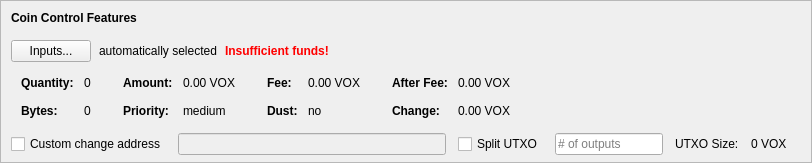
    <widget class="QFrame" name="frameCoinControl">
     <property name="sizePolicy">
      <sizepolicy hsizetype="Expanding" vsizetype="Expanding">
       <horstretch>0</horstretch>
       <verstretch>0</verstretch>
      </sizepolicy>
     </property>
     <property name="maximumSize">
      <size>
       <width>16777215</width>
       <height>16777215</height>
      </size>
     </property>
     <property name="frameShape">
      <enum>QFrame::StyledPanel</enum>
     </property>
     <property name="frameShadow">
      <enum>QFrame::Sunken</enum>
     </property>
     <layout class="QVBoxLayout" name="verticalLayoutCoinControl2">
      <property name="spacing">
       <number>0</number>
      </property>
      <property name="leftMargin">
       <number>0</number>
      </property>
      <property name="topMargin">
       <number>0</number>
      </property>
      <property name="rightMargin">
       <number>0</number>
      </property>
      <property name="bottomMargin">
       <number>6</number>
      </property>
      <item>
       <layout class="QVBoxLayout" name="verticalLayoutCoinControl" stretch="0,0,0,0,1">
        <property name="spacing">
         <number>0</number>
        </property>
        <property name="leftMargin">
         <number>10</number>
        </property>
        <property name="topMargin">
         <number>10</number>
        </property>
        <item>
         <layout class="QHBoxLayout" name="horizontalLayoutCoinControl1">
          <property name="bottomMargin">
           <number>15</number>
          </property>
          <item>
           <widget class="QLabel" name="labelCoinControlFeatures">
            <property name="sizePolicy">
             <sizepolicy hsizetype="Preferred" vsizetype="Maximum">
              <horstretch>0</horstretch>
              <verstretch>0</verstretch>
             </sizepolicy>
            </property>
            <property name="font">
             <font>
              <weight>75</weight>
              <bold>true</bold>
             </font>
            </property>
            <property name="styleSheet">
             <string notr="true">font-weight:bold;</string>
            </property>
            <property name="text">
             <string>Coin Control Features</string>
            </property>
           </widget>
          </item>
         </layout>
        </item>
        <item>
         <layout class="QHBoxLayout" name="horizontalLayoutCoinControl2" stretch="0,0,0,0">
          <property name="spacing">
           <number>8</number>
          </property>
          <property name="bottomMargin">
           <number>10</number>
          </property>
          <item>
           <widget class="QPushButton" name="pushButtonCoinControl">
            <property name="styleSheet">
             <string notr="true"/>
            </property>
            <property name="text">
             <string>Inputs...</string>
            </property>
            <property name="autoDefault">
             <bool>false</bool>
            </property>
           </widget>
          </item>
          <item>
           <widget class="QLabel" name="labelCoinControlAutomaticallySelected">
            <property name="text">
             <string>automatically selected</string>
            </property>
            <property name="margin">
             <number>5</number>
            </property>
           </widget>
          </item>
          <item>
           <widget class="QLabel" name="labelCoinControlInsuffFunds">
            <property name="font">
             <font>
              <weight>75</weight>
              <bold>true</bold>
             </font>
            </property>
            <property name="styleSheet">
             <string notr="true">color:red;font-weight:bold;</string>
            </property>
            <property name="text">
             <string>Insufficient funds!</string>
            </property>
            <property name="margin">
             <number>5</number>
            </property>
           </widget>
          </item>
          <item>
           <spacer name="horizontalSpacerCoinControl">
            <property name="orientation">
             <enum>Qt::Horizontal</enum>
            </property>
            <property name="sizeHint" stdset="0">
             <size>
              <width>40</width>
              <height>1</height>
             </size>
            </property>
           </spacer>
          </item>
         </layout>
        </item>
        <item>
         <widget class="QWidget" name="widgetCoinControl" native="true">
          <property name="sizePolicy">
           <sizepolicy hsizetype="Preferred" vsizetype="Preferred">
            <horstretch>0</horstretch>
            <verstretch>0</verstretch>
           </sizepolicy>
          </property>
          <property name="minimumSize">
           <size>
            <width>0</width>
            <height>0</height>
           </size>
          </property>
          <property name="styleSheet">
           <string notr="true"/>
          </property>
          <layout class="QHBoxLayout" name="horizontalLayoutCoinControl5">
           <property name="leftMargin">
            <number>0</number>
           </property>
           <property name="topMargin">
            <number>0</number>
           </property>
           <property name="rightMargin">
            <number>0</number>
           </property>
           <property name="bottomMargin">
            <number>0</number>
           </property>
           <item>
            <layout class="QHBoxLayout" name="horizontalLayoutCoinControl3" stretch="0,0,0,1">
             <property name="spacing">
              <number>20</number>
             </property>
             <property name="topMargin">
              <number>0</number>
             </property>
             <property name="bottomMargin">
              <number>10</number>
             </property>
             <item>
              <layout class="QFormLayout" name="formLayoutCoinControl1">
               <property name="horizontalSpacing">
                <number>10</number>
               </property>
               <property name="verticalSpacing">
                <number>14</number>
               </property>
               <property name="leftMargin">
                <number>10</number>
               </property>
               <property name="topMargin">
                <number>4</number>
               </property>
               <property name="rightMargin">
                <number>6</number>
               </property>
               <item row="0" column="0">
                <widget class="QLabel" name="labelCoinControlQuantityText">
                 <property name="font">
                  <font>
                   <weight>75</weight>
                   <bold>true</bold>
                  </font>
                 </property>
                 <property name="text">
                  <string>Quantity:</string>
                 </property>
                 <property name="margin">
                  <number>0</number>
                 </property>
                </widget>
               </item>
               <item row="0" column="1">
                <widget class="QLabel" name="labelCoinControlQuantity">
                 <property name="cursor">
                  <cursorShape>IBeamCursor</cursorShape>
                 </property>
                 <property name="contextMenuPolicy">
                  <enum>Qt::ActionsContextMenu</enum>
                 </property>
                 <property name="text">
                  <string notr="true">0</string>
                 </property>
                 <property name="margin">
                  <number>0</number>
                 </property>
                 <property name="textInteractionFlags">
                  <set>Qt::LinksAccessibleByMouse|Qt::TextSelectableByKeyboard|Qt::TextSelectableByMouse</set>
                 </property>
                </widget>
               </item>
               <item row="1" column="0">
                <widget class="QLabel" name="labelCoinControlBytesText">
                 <property name="font">
                  <font>
                   <weight>75</weight>
                   <bold>true</bold>
                  </font>
                 </property>
                 <property name="text">
                  <string>Bytes:</string>
                 </property>
                </widget>
               </item>
               <item row="1" column="1">
                <widget class="QLabel" name="labelCoinControlBytes">
                 <property name="cursor">
                  <cursorShape>IBeamCursor</cursorShape>
                 </property>
                 <property name="contextMenuPolicy">
                  <enum>Qt::ActionsContextMenu</enum>
                 </property>
                 <property name="text">
                  <string notr="true">0</string>
                 </property>
                 <property name="textInteractionFlags">
                  <set>Qt::LinksAccessibleByMouse|Qt::TextSelectableByKeyboard|Qt::TextSelectableByMouse</set>
                 </property>
                </widget>
               </item>
              </layout>
             </item>
             <item>
              <layout class="QFormLayout" name="formLayoutCoinControl2">
               <property name="horizontalSpacing">
                <number>10</number>
               </property>
               <property name="verticalSpacing">
                <number>14</number>
               </property>
               <property name="leftMargin">
                <number>6</number>
               </property>
               <property name="topMargin">
                <number>4</number>
               </property>
               <property name="rightMargin">
                <number>6</number>
               </property>
               <item row="0" column="0">
                <widget class="QLabel" name="labelCoinControlAmountText">
                 <property name="font">
                  <font>
                   <weight>75</weight>
                   <bold>true</bold>
                  </font>
                 </property>
                 <property name="text">
                  <string>Amount:</string>
                 </property>
                 <property name="margin">
                  <number>0</number>
                 </property>
                </widget>
               </item>
               <item row="0" column="1">
                <widget class="QLabel" name="labelCoinControlAmount">
                 <property name="cursor">
                  <cursorShape>IBeamCursor</cursorShape>
                 </property>
                 <property name="contextMenuPolicy">
                  <enum>Qt::ActionsContextMenu</enum>
                 </property>
                 <property name="text">
                  <string notr="true">0.00 VOX</string>
                 </property>
                 <property name="textInteractionFlags">
                  <set>Qt::LinksAccessibleByMouse|Qt::TextSelectableByKeyboard|Qt::TextSelectableByMouse</set>
                 </property>
                </widget>
               </item>
               <item row="1" column="0">
                <widget class="QLabel" name="labelCoinControlPriorityText">
                 <property name="font">
                  <font>
                   <weight>75</weight>
                   <bold>true</bold>
                  </font>
                 </property>
                 <property name="text">
                  <string>Priority:</string>
                 </property>
                </widget>
               </item>
               <item row="1" column="1">
                <widget class="QLabel" name="labelCoinControlPriority">
                 <property name="cursor">
                  <cursorShape>IBeamCursor</cursorShape>
                 </property>
                 <property name="contextMenuPolicy">
                  <enum>Qt::ActionsContextMenu</enum>
                 </property>
                 <property name="text">
                  <string>medium</string>
                 </property>
                 <property name="textInteractionFlags">
                  <set>Qt::LinksAccessibleByMouse|Qt::TextSelectableByKeyboard|Qt::TextSelectableByMouse</set>
                 </property>
                </widget>
               </item>
              </layout>
             </item>
             <item>
              <layout class="QFormLayout" name="formLayoutCoinControl3">
               <property name="horizontalSpacing">
                <number>10</number>
               </property>
               <property name="verticalSpacing">
                <number>14</number>
               </property>
               <property name="leftMargin">
                <number>6</number>
               </property>
               <property name="topMargin">
                <number>4</number>
               </property>
               <property name="rightMargin">
                <number>6</number>
               </property>
               <item row="0" column="0">
                <widget class="QLabel" name="labelCoinControlFeeText">
                 <property name="font">
                  <font>
                   <weight>75</weight>
                   <bold>true</bold>
                  </font>
                 </property>
                 <property name="text">
                  <string>Fee:</string>
                 </property>
                 <property name="margin">
                  <number>0</number>
                 </property>
                </widget>
               </item>
               <item row="0" column="1">
                <widget class="QLabel" name="labelCoinControlFee">
                 <property name="cursor">
                  <cursorShape>IBeamCursor</cursorShape>
                 </property>
                 <property name="contextMenuPolicy">
                  <enum>Qt::ActionsContextMenu</enum>
                 </property>
                 <property name="text">
                  <string notr="true">0.00 VOX</string>
                 </property>
                 <property name="textInteractionFlags">
                  <set>Qt::LinksAccessibleByMouse|Qt::TextSelectableByKeyboard|Qt::TextSelectableByMouse</set>
                 </property>
                </widget>
               </item>
               <item row="1" column="0">
                <widget class="QLabel" name="labelCoinControlLowOutputText">
                 <property name="font">
                  <font>
                   <weight>75</weight>
                   <bold>true</bold>
                  </font>
                 </property>
                 <property name="text">
                  <string>Dust:</string>
                 </property>
                </widget>
               </item>
               <item row="1" column="1">
                <widget class="QLabel" name="labelCoinControlLowOutput">
                 <property name="cursor">
                  <cursorShape>IBeamCursor</cursorShape>
                 </property>
                 <property name="contextMenuPolicy">
                  <enum>Qt::ActionsContextMenu</enum>
                 </property>
                 <property name="text">
                  <string>no</string>
                 </property>
                 <property name="textInteractionFlags">
                  <set>Qt::LinksAccessibleByMouse|Qt::TextSelectableByKeyboard|Qt::TextSelectableByMouse</set>
                 </property>
                </widget>
               </item>
              </layout>
             </item>
             <item>
              <layout class="QFormLayout" name="formLayoutCoinControl4">
               <property name="horizontalSpacing">
                <number>10</number>
               </property>
               <property name="verticalSpacing">
                <number>14</number>
               </property>
               <property name="leftMargin">
                <number>6</number>
               </property>
               <property name="topMargin">
                <number>4</number>
               </property>
               <property name="rightMargin">
                <number>6</number>
               </property>
               <item row="0" column="0">
                <widget class="QLabel" name="labelCoinControlAfterFeeText">
                 <property name="font">
                  <font>
                   <weight>75</weight>
                   <bold>true</bold>
                  </font>
                 </property>
                 <property name="text">
                  <string>After Fee:</string>
                 </property>
                 <property name="margin">
                  <number>0</number>
                 </property>
                </widget>
               </item>
               <item row="0" column="1">
                <widget class="QLabel" name="labelCoinControlAfterFee">
                 <property name="cursor">
                  <cursorShape>IBeamCursor</cursorShape>
                 </property>
                 <property name="contextMenuPolicy">
                  <enum>Qt::ActionsContextMenu</enum>
                 </property>
                 <property name="text">
                  <string notr="true">0.00 VOX</string>
                 </property>
                 <property name="textInteractionFlags">
                  <set>Qt::LinksAccessibleByMouse|Qt::TextSelectableByKeyboard|Qt::TextSelectableByMouse</set>
                 </property>
                </widget>
               </item>
               <item row="1" column="0">
                <widget class="QLabel" name="labelCoinControlChangeText">
                 <property name="font">
                  <font>
                   <weight>75</weight>
                   <bold>true</bold>
                  </font>
                 </property>
                 <property name="text">
                  <string>Change:</string>
                 </property>
                </widget>
               </item>
               <item row="1" column="1">
                <widget class="QLabel" name="labelCoinControlChange">
                 <property name="cursor">
                  <cursorShape>IBeamCursor</cursorShape>
                 </property>
                 <property name="contextMenuPolicy">
                  <enum>Qt::ActionsContextMenu</enum>
                 </property>
                 <property name="text">
                  <string notr="true">0.00 VOX</string>
                 </property>
                 <property name="textInteractionFlags">
                  <set>Qt::LinksAccessibleByMouse|Qt::TextSelectableByKeyboard|Qt::TextSelectableByMouse</set>
                 </property>
                </widget>
               </item>
              </layout>
             </item>
            </layout>
           </item>
          </layout>
         </widget>
        </item>
        <item>
         <layout class="QHBoxLayout" name="horizontalLayoutCoinControl4" stretch="0,0,0,0,0,0,0">
          <property name="spacing">
           <number>12</number>
          </property>
          <property name="sizeConstraint">
           <enum>QLayout::SetDefaultConstraint</enum>
          </property>
          <property name="topMargin">
           <number>5</number>
          </property>
          <property name="rightMargin">
           <number>5</number>
          </property>
          <item>
           <widget class="QCheckBox" name="checkBoxCoinControlChange">
            <property name="toolTip">
             <string>If this is activated, but the change address is empty or invalid, change will be sent to a newly generated address.</string>
            </property>
            <property name="text">
             <string>Custom change address</string>
            </property>
           </widget>
          </item>
          <item>
           <widget class="QValidatedLineEdit" name="lineEditCoinControlChange">
            <property name="enabled">
             <bool>false</bool>
            </property>
            <property name="sizePolicy">
             <sizepolicy hsizetype="Expanding" vsizetype="Fixed">
              <horstretch>0</horstretch>
              <verstretch>0</verstretch>
             </sizepolicy>
            </property>
           </widget>
          </item>
          <item>
           <widget class="QCheckBox" name="splitBlockCheckBox">
            <property name="text">
             <string>Split UTXO</string>
            </property>
           </widget>
          </item>
          <item>
           <widget class="QLineEdit" name="splitBlockLineEdit">
            <property name="sizePolicy">
             <sizepolicy hsizetype="Fixed" vsizetype="Fixed">
              <horstretch>50</horstretch>
              <verstretch>0</verstretch>
             </sizepolicy>
            </property>
            <property name="placeholderText">
             <string># of outputs</string>
            </property>
           </widget>
          </item>
          <item>
           <widget class="QLabel" name="labelBlockSizeText">
            <property name="text">
             <string>UTXO Size:</string>
            </property>
           </widget>
          </item>
          <item>
           <widget class="QLabel" name="labelBlockSize">
            <property name="text">
             <string>0 VOX</string>
            </property>
           </widget>
          </item>
          <item>
           <widget class="QLabel" name="labelCoinControlChangeLabel">
            <property name="sizePolicy">
             <sizepolicy hsizetype="Preferred" vsizetype="Expanding">
              <horstretch>0</horstretch>
              <verstretch>0</verstretch>
             </sizepolicy>
            </property>
            <property name="minimumSize">
             <size>
              <width>0</width>
              <height>0</height>
             </size>
            </property>
            <property name="text">
             <string/>
            </property>
            <property name="margin">
             <number>3</number>
            </property>
           </widget>
          </item>
         </layout>
        </item>
        <item>
         <spacer name="verticalSpacerCoinControl">
          <property name="orientation">
           <enum>Qt::Vertical</enum>
          </property>
          <property name="sizeHint" stdset="0">
           <size>
            <width>800</width>
            <height>1</height>
           </size>
          </property>
         </spacer>
        </item>
       </layout>
      </item>
     </layout>
    </widget>
